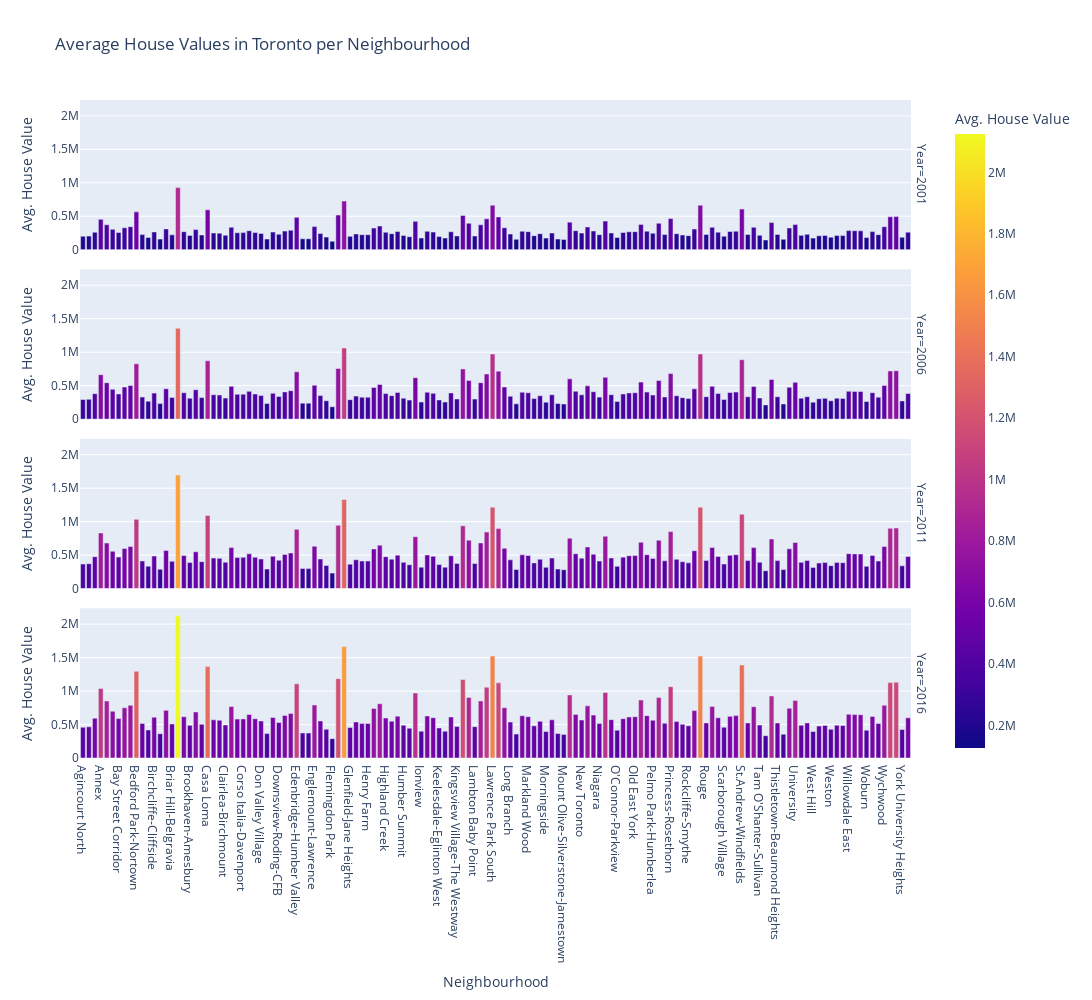

Notebook cell for this chart:
### Code cell
# Create bar chart row facet plot figure
avg_values_bar_chart = px.bar(
    df_row_facet,
    x='Neighbourhood', 
    y='Avg. House Value', 
    color='Avg. House Value', 
    facet_row='Year',
    height=1000,
    width=1200,
    title="Average House Values in Toronto per Neighbourhood"
)

avg_values_bar_chart.show()

### Figure 1 — Plotly figure (JSON) as saved in the notebook; plotly's stock layout.template omitted (floating-point values rounded to 4 significant figures; data arrays with more than 128 entries replaced by an {"elided": "..."} marker saying what was removed)
{"data": [{"alignmentgroup": "True", "hovertemplate": "Year=2001<br>Neighbourhood=%{x}<br>Avg. House Value=%{marker.color}<extra></extra>", "legendgroup": "", "marker": {"color": {"elided": "140 int values"}, "coloraxis": "coloraxis", "pattern": {"shape": ""}}, "name": "", "offsetgroup": "", "orientation": "v", "showlegend": false, "textposition": "auto", "type": "bar", "x": {"elided": "140 str values"}, "xaxis": "x4", "y": {"elided": "140 int values"}, "yaxis": "y4"}, {"alignmentgroup": "True", "hovertemplate": "Year=2006<br>Neighbourhood=%{x}<br>Avg. House Value=%{marker.color}<extra></extra>", "legendgroup": "", "marker": {"color": {"elided": "140 int values"}, "coloraxis": "coloraxis", "pattern": {"shape": ""}}, "name": "", "offsetgroup": "", "orientation": "v", "showlegend": false, "textposition": "auto", "type": "bar", "x": {"elided": "140 str values"}, "xaxis": "x3", "y": {"elided": "140 int values"}, "yaxis": "y3"}, {"alignmentgroup": "True", "hovertemplate": "Year=2011<br>Neighbourhood=%{x}<br>Avg. House Value=%{marker.color}<extra></extra>", "legendgroup": "", "marker": {"color": {"elided": "140 int values"}, "coloraxis": "coloraxis", "pattern": {"shape": ""}}, "name": "", "offsetgroup": "", "orientation": "v", "showlegend": false, "textposition": "auto", "type": "bar", "x": {"elided": "140 str values"}, "xaxis": "x2", "y": {"elided": "140 int values"}, "yaxis": "y2"}, {"alignmentgroup": "True", "hovertemplate": "Year=2016<br>Neighbourhood=%{x}<br>Avg. House Value=%{marker.color}<extra></extra>", "legendgroup": "", "marker": {"color": {"elided": "140 int values"}, "coloraxis": "coloraxis", "pattern": {"shape": ""}}, "name": "", "offsetgroup": "", "orientation": "v", "showlegend": false, "textposition": "auto", "type": "bar", "x": {"elided": "140 str values"}, "xaxis": "x", "y": {"elided": "140 int values"}, "yaxis": "y"}], "layout": {"annotations": [{"font": {}, "showarrow": false, "text": "Year=2016", "textangle": 90, "x": 0.98, "xanchor": "left", "xref": "paper", "y": 0.1138, "yanchor": "middle", "yref": "paper"}, {"font": {}, "showarrow": false, "text": "Year=2011", "textangle": 90, "x": 0.98, "xanchor": "left", "xref": "paper", "y": 0.3712, "yanchor": "middle", "yref": "paper"}, {"font": {}, "showarrow": false, "text": "Year=2006", "textangle": 90, "x": 0.98, "xanchor": "left", "xref": "paper", "y": 0.6288, "yanchor": "middle", "yref": "paper"}, {"font": {}, "showarrow": false, "text": "Year=2001", "textangle": 90, "x": 0.98, "xanchor": "left", "xref": "paper", "y": 0.8862, "yanchor": "middle", "yref": "paper"}], "barmode": "relative", "coloraxis": {"colorbar": {"title": {"text": "Avg. House Value"}}, "colorscale": [[0, "#0d0887"], [0.1111, "#46039f"], [0.2222, "#7201a8"], [0.3333, "#9c179e"], [0.4444, "#bd3786"], [0.5556, "#d8576b"], [0.6667, "#ed7953"], [0.7778, "#fb9f3a"], [0.8889, "#fdca26"], [1, "#f0f921"]]}, "height": 1000, "legend": {"tracegroupgap": 0}, "title": {"text": "Average House Values in Toronto per Neighbourhood"}, "width": 1200, "xaxis": {"anchor": "y", "domain": [0, 0.98], "title": {"text": "Neighbourhood"}}, "xaxis2": {"anchor": "y2", "domain": [0, 0.98], "matches": "x", "showticklabels": false}, "xaxis3": {"anchor": "y3", "domain": [0, 0.98], "matches": "x", "showticklabels": false}, "xaxis4": {"anchor": "y4", "domain": [0, 0.98], "matches": "x", "showticklabels": false}, "yaxis": {"anchor": "x", "domain": [0, 0.2275], "title": {"text": "Avg. House Value"}}, "yaxis2": {"anchor": "x2", "domain": [0.2575, 0.485], "matches": "y", "title": {"text": "Avg. House Value"}}, "yaxis3": {"anchor": "x3", "domain": [0.515, 0.7425], "matches": "y", "title": {"text": "Avg. House Value"}}, "yaxis4": {"anchor": "x4", "domain": [0.7725, 1], "matches": "y", "title": {"text": "Avg. House Value"}}}}
